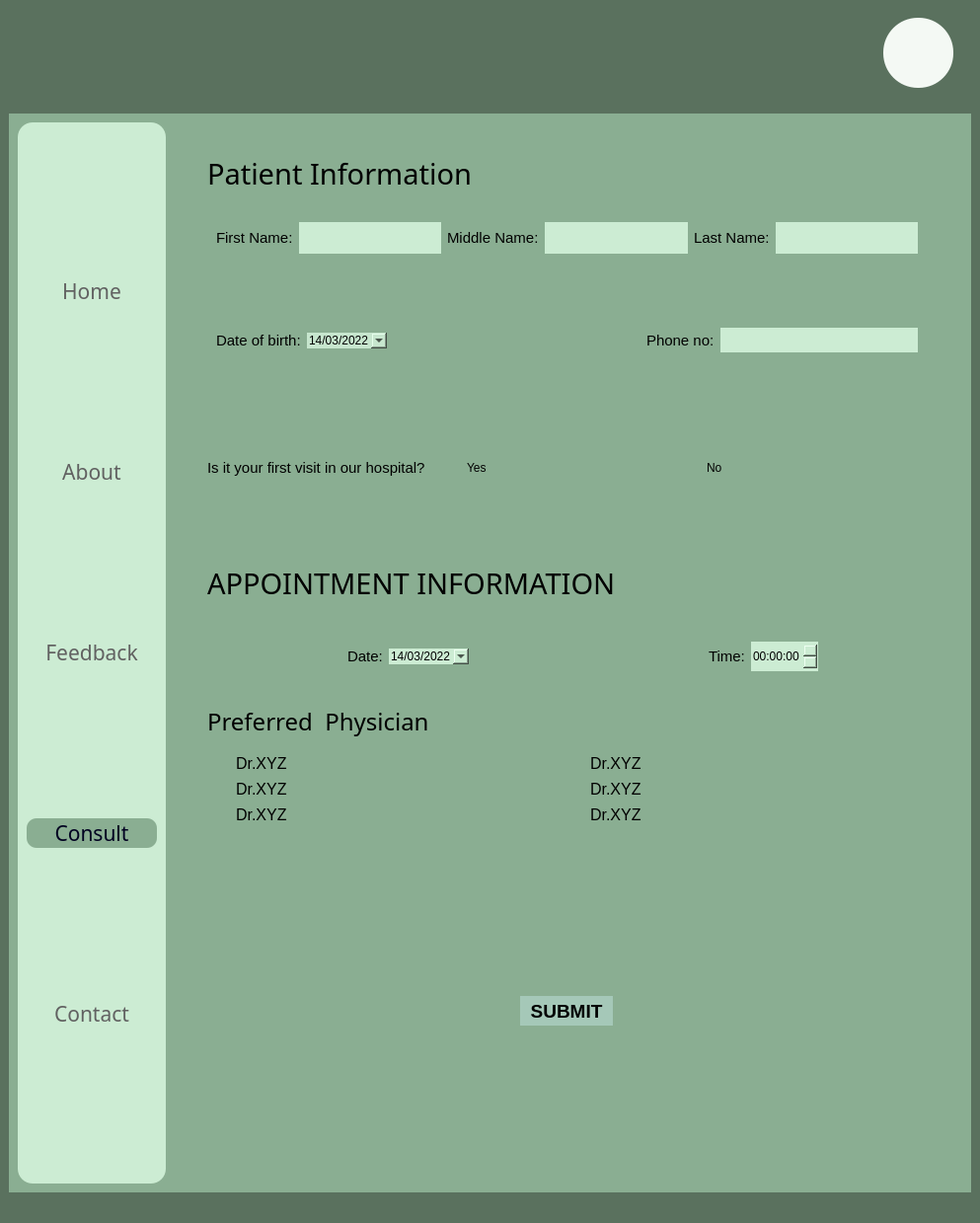
<?xml version="1.0" encoding="UTF-8"?>
<ui version="4.0">
 <class>MainWindow</class>
 <widget class="QMainWindow" name="MainWindow">
  <property name="geometry">
   <rect>
    <x>0</x>
    <y>0</y>
    <width>993</width>
    <height>1239</height>
   </rect>
  </property>
  <property name="windowTitle">
   <string>MainWindow</string>
  </property>
  <property name="styleSheet">
   <string notr="true">background-color:rgb(90, 113, 94);
border:None;</string>
  </property>
  <widget class="QWidget" name="centralwidget">
   <property name="styleSheet">
    <string notr="true">border:None;</string>
   </property>
   <layout class="QVBoxLayout" name="verticalLayout_2">
    <item>
     <widget class="QFrame" name="frame">
      <property name="minimumSize">
       <size>
        <width>0</width>
        <height>100</height>
       </size>
      </property>
      <property name="maximumSize">
       <size>
        <width>16777215</width>
        <height>100</height>
       </size>
      </property>
      <property name="styleSheet">
       <string notr="true">background:transparent;
border:None;</string>
      </property>
      <property name="frameShape">
       <enum>QFrame::StyledPanel</enum>
      </property>
      <property name="frameShadow">
       <enum>QFrame::Raised</enum>
      </property>
      <layout class="QHBoxLayout" name="horizontalLayout_2">
       <item>
        <widget class="QFrame" name="frame_5">
         <property name="frameShape">
          <enum>QFrame::StyledPanel</enum>
         </property>
         <property name="frameShadow">
          <enum>QFrame::Raised</enum>
         </property>
         <layout class="QHBoxLayout" name="horizontalLayout_3">
          <item>
           <widget class="QFrame" name="frame_7">
            <property name="frameShape">
             <enum>QFrame::StyledPanel</enum>
            </property>
            <property name="frameShadow">
             <enum>QFrame::Raised</enum>
            </property>
            <widget class="QPushButton" name="pushButton_14">
             <property name="geometry">
              <rect>
               <x>0</x>
               <y>0</y>
               <width>81</width>
               <height>61</height>
              </rect>
             </property>
             <property name="styleSheet">
              <string notr="true">image: url(Media/Wix Logo Maker - Google Chrome 26-08-2022 16_51_23.png);</string>
             </property>
             <property name="text">
              <string/>
             </property>
            </widget>
           </widget>
          </item>
          <item>
           <widget class="QFrame" name="frame_8">
            <property name="maximumSize">
             <size>
              <width>100</width>
              <height>16777215</height>
             </size>
            </property>
            <property name="frameShape">
             <enum>QFrame::StyledPanel</enum>
            </property>
            <property name="frameShadow">
             <enum>QFrame::Raised</enum>
            </property>
            <widget class="QPushButton" name="pushButton_2">
             <property name="geometry">
              <rect>
               <x>30</x>
               <y>10</y>
               <width>41</width>
               <height>41</height>
              </rect>
             </property>
             <property name="cursor">
              <cursorShape>PointingHandCursor</cursorShape>
             </property>
             <property name="styleSheet">
              <string notr="true">QPushButton{
image: url(Media/notification (2).png);
}

QPushButton:hover{
	image: url(Media/notification.png);
}

QPushButton:pressed{
	image: url(Media/notification (1).png);
}</string>
             </property>
             <property name="text">
              <string/>
             </property>
            </widget>
           </widget>
          </item>
         </layout>
        </widget>
       </item>
       <item>
        <widget class="QFrame" name="frame_6">
         <property name="maximumSize">
          <size>
           <width>100</width>
           <height>16777215</height>
          </size>
         </property>
         <property name="frameShape">
          <enum>QFrame::StyledPanel</enum>
         </property>
         <property name="frameShadow">
          <enum>QFrame::Raised</enum>
         </property>
         <widget class="QPushButton" name="pushButton">
          <property name="geometry">
           <rect>
            <x>20</x>
            <y>0</y>
            <width>71</width>
            <height>71</height>
           </rect>
          </property>
          <property name="cursor">
           <cursorShape>PointingHandCursor</cursorShape>
          </property>
          <property name="styleSheet">
           <string notr="true">color:rgb(97, 97, 97);
background-color: rgb(244, 249, 244);
border-radius:35px;</string>
          </property>
          <property name="text">
           <string/>
          </property>
         </widget>
        </widget>
       </item>
      </layout>
     </widget>
    </item>
    <item>
     <widget class="QFrame" name="frame_2">
      <property name="styleSheet">
       <string notr="true">/*background-color: qlineargradient(spread:pad, x1:0, y1:0, x2:1, y2:0, stop:0 rgba(0, 179, 255, 255), stop:1 rgba(255, 255, 255, 255));*/

background-color: rgb(138, 174, 146);</string>
      </property>
      <property name="frameShape">
       <enum>QFrame::StyledPanel</enum>
      </property>
      <property name="frameShadow">
       <enum>QFrame::Raised</enum>
      </property>
      <layout class="QHBoxLayout" name="horizontalLayout">
       <item>
        <widget class="QFrame" name="Left_nav_bar">
         <property name="minimumSize">
          <size>
           <width>150</width>
           <height>0</height>
          </size>
         </property>
         <property name="maximumSize">
          <size>
           <width>100</width>
           <height>16777215</height>
          </size>
         </property>
         <property name="styleSheet">
          <string notr="true">background-color:rgb(204, 236, 211);
border-radius:15px;</string>
         </property>
         <property name="frameShape">
          <enum>QFrame::StyledPanel</enum>
         </property>
         <property name="frameShadow">
          <enum>QFrame::Raised</enum>
         </property>
         <layout class="QVBoxLayout" name="verticalLayout">
          <item>
           <widget class="QPushButton" name="Home_Button">
            <property name="font">
             <font>
              <family>Javanese Text</family>
              <pointsize>16</pointsize>
              <weight>50</weight>
              <bold>false</bold>
             </font>
            </property>
            <property name="cursor">
             <cursorShape>PointingHandCursor</cursorShape>
            </property>
            <property name="styleSheet">
             <string notr="true">QPushButton{
color: rgb(97, 97, 97);
border-radius:10px;
}

QPushButton:hover{
background-color: rgb(220, 255, 228);
	/*color: rgb(255, 255, 255);*/
	font: 700 16pt &quot;Constantia&quot;;
}
QPushButton:pressed{
	color: rgb(0, 0, 32);
	border-radius:10px;
	background-color: rgb(138, 174, 146);
}


</string>
            </property>
            <property name="text">
             <string>Home</string>
            </property>
           </widget>
          </item>
          <item>
           <widget class="QPushButton" name="About_Button">
            <property name="font">
             <font>
              <family>Javanese Text</family>
              <pointsize>16</pointsize>
              <weight>50</weight>
              <bold>false</bold>
             </font>
            </property>
            <property name="cursor">
             <cursorShape>PointingHandCursor</cursorShape>
            </property>
            <property name="styleSheet">
             <string notr="true">QPushButton{
color: rgb(97, 97, 97);
border-radius:10px;
}

QPushButton:hover{
background-color: rgb(220, 255, 228);
	/*color: rgb(255, 255, 255);*/
	font: 700 16pt &quot;Constantia&quot;;
}

QPushButton:pressed{
	color: rgb(0, 0, 32);
	border-radius:10px;
	background-color: rgb(138, 174, 146);
}


</string>
            </property>
            <property name="text">
             <string>About</string>
            </property>
           </widget>
          </item>
          <item>
           <widget class="QPushButton" name="Feedback_Button">
            <property name="font">
             <font>
              <family>Javanese Text</family>
              <pointsize>16</pointsize>
              <weight>50</weight>
              <bold>false</bold>
             </font>
            </property>
            <property name="cursor">
             <cursorShape>PointingHandCursor</cursorShape>
            </property>
            <property name="styleSheet">
             <string notr="true">QPushButton{
color: rgb(97, 97, 97);
border-radius:10px;
}

QPushButton:hover{
background-color: rgb(220, 255, 228);
	/*color: rgb(255, 255, 255);*/
	font: 700 16pt &quot;Constantia&quot;;
}

QPushButton:pressed{
	color: rgb(0, 0, 32);
	border-radius:10px;
	background-color: rgb(138, 174, 146);
}


</string>
            </property>
            <property name="text">
             <string>Feedback</string>
            </property>
           </widget>
          </item>
          <item>
           <widget class="QPushButton" name="Consult_button">
            <property name="font">
             <font>
              <family>Javanese Text</family>
              <pointsize>16</pointsize>
              <weight>50</weight>
              <bold>false</bold>
             </font>
            </property>
            <property name="cursor">
             <cursorShape>PointingHandCursor</cursorShape>
            </property>
            <property name="styleSheet">
             <string notr="true">QPushButton{
	color: rgb(0, 0, 32);
	border-radius:10px;
	background-color: rgb(138, 174, 146);
}</string>
            </property>
            <property name="text">
             <string>Consult</string>
            </property>
           </widget>
          </item>
          <item>
           <widget class="QPushButton" name="Contact_Button">
            <property name="font">
             <font>
              <family>Javanese Text</family>
              <pointsize>16</pointsize>
              <weight>50</weight>
              <bold>false</bold>
             </font>
            </property>
            <property name="cursor">
             <cursorShape>PointingHandCursor</cursorShape>
            </property>
            <property name="styleSheet">
             <string notr="true">QPushButton{
color: rgb(97, 97, 97);
border-radius:10px;
}

QPushButton:hover{
background-color: rgb(220, 255, 228);
	/*color: rgb(255, 255, 255);*/
	font: 700 16pt &quot;Constantia&quot;;
}

QPushButton:pressed{
	color: rgb(0, 0, 32);
	border-radius:10px;
	background-color: rgb(138, 174, 146);
}


</string>
            </property>
            <property name="text">
             <string>Contact</string>
            </property>
           </widget>
          </item>
         </layout>
        </widget>
       </item>
       <item>
        <widget class="QFrame" name="frame_4">
         <property name="styleSheet">
          <string notr="true">background:transparent;</string>
         </property>
         <property name="frameShape">
          <enum>QFrame::StyledPanel</enum>
         </property>
         <property name="frameShadow">
          <enum>QFrame::Raised</enum>
         </property>
         <layout class="QVBoxLayout" name="verticalLayout_3">
          <item>
           <widget class="QScrollArea" name="scrollArea">
            <property name="widgetResizable">
             <bool>true</bool>
            </property>
            <widget class="QWidget" name="scrollAreaWidgetContents">
             <property name="geometry">
              <rect>
               <x>0</x>
               <y>0</y>
               <width>783</width>
               <height>1057</height>
              </rect>
             </property>
             <layout class="QVBoxLayout" name="verticalLayout_6">
              <item>
               <widget class="QFrame" name="Patient_info">
                <property name="minimumSize">
                 <size>
                  <width>0</width>
                  <height>300</height>
                 </size>
                </property>
                <property name="maximumSize">
                 <size>
                  <width>16777215</width>
                  <height>400</height>
                 </size>
                </property>
                <property name="styleSheet">
                 <string notr="true"/>
                </property>
                <property name="frameShape">
                 <enum>QFrame::StyledPanel</enum>
                </property>
                <property name="frameShadow">
                 <enum>QFrame::Raised</enum>
                </property>
                <layout class="QVBoxLayout" name="verticalLayout_4">
                 <item alignment="Qt::AlignLeft">
                  <widget class="QFrame" name="frame_16">
                   <property name="maximumSize">
                    <size>
                     <width>16777215</width>
                     <height>50</height>
                    </size>
                   </property>
                   <property name="frameShape">
                    <enum>QFrame::StyledPanel</enum>
                   </property>
                   <property name="frameShadow">
                    <enum>QFrame::Raised</enum>
                   </property>
                   <layout class="QHBoxLayout" name="horizontalLayout_4">
                    <item alignment="Qt::AlignHCenter">
                     <widget class="QLabel" name="label">
                      <property name="font">
                       <font>
                        <family>Bahnschrift Condensed</family>
                        <pointsize>22</pointsize>
                       </font>
                      </property>
                      <property name="text">
                       <string>Patient Information</string>
                      </property>
                     </widget>
                    </item>
                   </layout>
                  </widget>
                 </item>
                 <item>
                  <widget class="QFrame" name="frame_17">
                   <property name="minimumSize">
                    <size>
                     <width>0</width>
                     <height>250</height>
                    </size>
                   </property>
                   <property name="styleSheet">
                    <string notr="true"/>
                   </property>
                   <property name="frameShape">
                    <enum>QFrame::StyledPanel</enum>
                   </property>
                   <property name="frameShadow">
                    <enum>QFrame::Raised</enum>
                   </property>
                   <layout class="QVBoxLayout" name="verticalLayout_5">
                    <item>
                     <widget class="QFrame" name="frame_20">
                      <property name="maximumSize">
                       <size>
                        <width>16777215</width>
                        <height>50</height>
                       </size>
                      </property>
                      <property name="styleSheet">
                       <string notr="true"/>
                      </property>
                      <property name="frameShape">
                       <enum>QFrame::StyledPanel</enum>
                      </property>
                      <property name="frameShadow">
                       <enum>QFrame::Raised</enum>
                      </property>
                      <layout class="QHBoxLayout" name="horizontalLayout_5">
                       <item>
                        <widget class="QLabel" name="label_2">
                         <property name="minimumSize">
                          <size>
                           <width>0</width>
                           <height>30</height>
                          </size>
                         </property>
                         <property name="font">
                          <font>
                           <pointsize>11</pointsize>
                          </font>
                         </property>
                         <property name="text">
                          <string>First Name:</string>
                         </property>
                        </widget>
                       </item>
                       <item>
                        <widget class="QTextEdit" name="textEdit">
                         <property name="minimumSize">
                          <size>
                           <width>0</width>
                           <height>30</height>
                          </size>
                         </property>
                         <property name="styleSheet">
                          <string notr="true">QTextEdit{
background-color: rgb(204, 236, 211);
}

QTextEdit:focus{
	background-color: rgb(255, 255, 255);
}</string>
                         </property>
                        </widget>
                       </item>
                       <item>
                        <widget class="QLabel" name="label_3">
                         <property name="minimumSize">
                          <size>
                           <width>0</width>
                           <height>30</height>
                          </size>
                         </property>
                         <property name="font">
                          <font>
                           <pointsize>11</pointsize>
                          </font>
                         </property>
                         <property name="text">
                          <string>Middle Name:</string>
                         </property>
                        </widget>
                       </item>
                       <item>
                        <widget class="QTextEdit" name="textEdit_2">
                         <property name="minimumSize">
                          <size>
                           <width>0</width>
                           <height>30</height>
                          </size>
                         </property>
                         <property name="styleSheet">
                          <string notr="true">QTextEdit{
background-color: rgb(204, 236, 211);
}

QTextEdit:focus{
	background-color: rgb(255, 255, 255);
}</string>
                         </property>
                        </widget>
                       </item>
                       <item>
                        <widget class="QLabel" name="label_5">
                         <property name="minimumSize">
                          <size>
                           <width>0</width>
                           <height>30</height>
                          </size>
                         </property>
                         <property name="font">
                          <font>
                           <pointsize>11</pointsize>
                          </font>
                         </property>
                         <property name="text">
                          <string>Last Name:</string>
                         </property>
                        </widget>
                       </item>
                       <item>
                        <widget class="QTextEdit" name="textEdit_3">
                         <property name="minimumSize">
                          <size>
                           <width>0</width>
                           <height>30</height>
                          </size>
                         </property>
                         <property name="styleSheet">
                          <string notr="true">QTextEdit{
background-color: rgb(204, 236, 211);
}

QTextEdit:focus{
	background-color: rgb(255, 255, 255);
}</string>
                         </property>
                        </widget>
                       </item>
                      </layout>
                     </widget>
                    </item>
                    <item>
                     <widget class="QFrame" name="frame_13">
                      <property name="frameShape">
                       <enum>QFrame::StyledPanel</enum>
                      </property>
                      <property name="frameShadow">
                       <enum>QFrame::Raised</enum>
                      </property>
                      <layout class="QHBoxLayout" name="horizontalLayout_7">
                       <item>
                        <widget class="QLabel" name="label_6">
                         <property name="minimumSize">
                          <size>
                           <width>0</width>
                           <height>30</height>
                          </size>
                         </property>
                         <property name="font">
                          <font>
                           <pointsize>11</pointsize>
                          </font>
                         </property>
                         <property name="text">
                          <string>Date of birth:</string>
                         </property>
                        </widget>
                       </item>
                       <item>
                        <widget class="QDateEdit" name="dateEdit_2">
                         <property name="cursor">
                          <cursorShape>PointingHandCursor</cursorShape>
                         </property>
                         <property name="styleSheet">
                          <string notr="true">background-color: rgb(199, 230, 206);</string>
                         </property>
                         <property name="dateTime">
                          <datetime>
                           <hour>0</hour>
                           <minute>0</minute>
                           <second>0</second>
                           <year>2022</year>
                           <month>3</month>
                           <day>14</day>
                          </datetime>
                         </property>
                         <property name="displayFormat">
                          <string>dd/MM/yyyy</string>
                         </property>
                         <property name="calendarPopup">
                          <bool>true</bool>
                         </property>
                         <property name="timeSpec">
                          <enum>Qt::LocalTime</enum>
                         </property>
                        </widget>
                       </item>
                       <item>
                        <spacer name="horizontalSpacer">
                         <property name="orientation">
                          <enum>Qt::Horizontal</enum>
                         </property>
                         <property name="sizeHint" stdset="0">
                          <size>
                           <width>210</width>
                           <height>20</height>
                          </size>
                         </property>
                        </spacer>
                       </item>
                       <item>
                        <widget class="QLabel" name="label_7">
                         <property name="minimumSize">
                          <size>
                           <width>0</width>
                           <height>30</height>
                          </size>
                         </property>
                         <property name="font">
                          <font>
                           <pointsize>11</pointsize>
                          </font>
                         </property>
                         <property name="text">
                          <string>Phone no:</string>
                         </property>
                        </widget>
                       </item>
                       <item>
                        <widget class="QTextEdit" name="textEdit_4">
                         <property name="minimumSize">
                          <size>
                           <width>0</width>
                           <height>0</height>
                          </size>
                         </property>
                         <property name="maximumSize">
                          <size>
                           <width>200</width>
                           <height>25</height>
                          </size>
                         </property>
                         <property name="styleSheet">
                          <string notr="true">QTextEdit{
background-color: rgb(204, 236, 211);
}

QTextEdit:focus{
	background-color: rgb(255, 255, 255);
}</string>
                         </property>
                        </widget>
                       </item>
                      </layout>
                     </widget>
                    </item>
                    <item>
                     <widget class="QFrame" name="frame_15">
                      <property name="minimumSize">
                       <size>
                        <width>0</width>
                        <height>100</height>
                       </size>
                      </property>
                      <property name="frameShape">
                       <enum>QFrame::StyledPanel</enum>
                      </property>
                      <property name="frameShadow">
                       <enum>QFrame::Raised</enum>
                      </property>
                      <layout class="QHBoxLayout" name="horizontalLayout_8">
                       <property name="spacing">
                        <number>0</number>
                       </property>
                       <property name="leftMargin">
                        <number>0</number>
                       </property>
                       <property name="topMargin">
                        <number>0</number>
                       </property>
                       <property name="rightMargin">
                        <number>0</number>
                       </property>
                       <property name="bottomMargin">
                        <number>0</number>
                       </property>
                       <item>
                        <widget class="QLabel" name="label_8">
                         <property name="minimumSize">
                          <size>
                           <width>0</width>
                           <height>30</height>
                          </size>
                         </property>
                         <property name="font">
                          <font>
                           <pointsize>11</pointsize>
                          </font>
                         </property>
                         <property name="text">
                          <string>Is it your first visit in our hospital?</string>
                         </property>
                        </widget>
                       </item>
                       <item alignment="Qt::AlignLeft">
                        <widget class="QCheckBox" name="checkBox_6">
                         <property name="text">
                          <string>Yes</string>
                         </property>
                        </widget>
                       </item>
                       <item alignment="Qt::AlignLeft">
                        <widget class="QCheckBox" name="checkBox_8">
                         <property name="text">
                          <string>No</string>
                         </property>
                        </widget>
                       </item>
                      </layout>
                     </widget>
                    </item>
                   </layout>
                  </widget>
                 </item>
                </layout>
               </widget>
              </item>
              <item>
               <widget class="QFrame" name="frame_9">
                <property name="minimumSize">
                 <size>
                  <width>0</width>
                  <height>0</height>
                 </size>
                </property>
                <property name="frameShape">
                 <enum>QFrame::StyledPanel</enum>
                </property>
                <property name="frameShadow">
                 <enum>QFrame::Raised</enum>
                </property>
                <layout class="QVBoxLayout" name="verticalLayout_7">
                 <item>
                  <widget class="QFrame" name="frame_10">
                   <property name="maximumSize">
                    <size>
                     <width>16777215</width>
                     <height>70</height>
                    </size>
                   </property>
                   <property name="frameShape">
                    <enum>QFrame::StyledPanel</enum>
                   </property>
                   <property name="frameShadow">
                    <enum>QFrame::Raised</enum>
                   </property>
                   <layout class="QVBoxLayout" name="verticalLayout_8">
                    <item>
                     <widget class="QLabel" name="label_4">
                      <property name="font">
                       <font>
                        <family>Bahnschrift Condensed</family>
                        <pointsize>22</pointsize>
                       </font>
                      </property>
                      <property name="text">
                       <string>APPOINTMENT INFORMATION</string>
                      </property>
                     </widget>
                    </item>
                   </layout>
                  </widget>
                 </item>
                 <item>
                  <widget class="QFrame" name="frame_11">
                   <property name="frameShape">
                    <enum>QFrame::StyledPanel</enum>
                   </property>
                   <property name="frameShadow">
                    <enum>QFrame::Raised</enum>
                   </property>
                   <layout class="QHBoxLayout" name="horizontalLayout_6">
                    <item alignment="Qt::AlignRight">
                     <widget class="QLabel" name="label_9">
                      <property name="minimumSize">
                       <size>
                        <width>0</width>
                        <height>30</height>
                       </size>
                      </property>
                      <property name="font">
                       <font>
                        <pointsize>11</pointsize>
                       </font>
                      </property>
                      <property name="text">
                       <string>Date:</string>
                      </property>
                     </widget>
                    </item>
                    <item alignment="Qt::AlignLeft">
                     <widget class="QDateEdit" name="dateEdit">
                      <property name="cursor">
                       <cursorShape>PointingHandCursor</cursorShape>
                      </property>
                      <property name="styleSheet">
                       <string notr="true">background-color: rgb(204, 236, 211);</string>
                      </property>
                      <property name="dateTime">
                       <datetime>
                        <hour>0</hour>
                        <minute>0</minute>
                        <second>0</second>
                        <year>2022</year>
                        <month>3</month>
                        <day>14</day>
                       </datetime>
                      </property>
                      <property name="displayFormat">
                       <string>dd/MM/yyyy</string>
                      </property>
                      <property name="calendarPopup">
                       <bool>true</bool>
                      </property>
                      <property name="timeSpec">
                       <enum>Qt::LocalTime</enum>
                      </property>
                     </widget>
                    </item>
                    <item alignment="Qt::AlignRight">
                     <widget class="QLabel" name="label_10">
                      <property name="minimumSize">
                       <size>
                        <width>0</width>
                        <height>30</height>
                       </size>
                      </property>
                      <property name="font">
                       <font>
                        <pointsize>11</pointsize>
                       </font>
                      </property>
                      <property name="text">
                       <string>Time:</string>
                      </property>
                     </widget>
                    </item>
                    <item alignment="Qt::AlignLeft">
                     <widget class="QTimeEdit" name="timeEdit">
                      <property name="minimumSize">
                       <size>
                        <width>0</width>
                        <height>30</height>
                       </size>
                      </property>
                      <property name="cursor">
                       <cursorShape>PointingHandCursor</cursorShape>
                      </property>
                      <property name="styleSheet">
                       <string notr="true">background-color: rgb(204, 236, 211);</string>
                      </property>
                      <property name="calendarPopup">
                       <bool>false</bool>
                      </property>
                     </widget>
                    </item>
                   </layout>
                  </widget>
                 </item>
                 <item>
                  <widget class="QFrame" name="frame_12">
                   <property name="frameShape">
                    <enum>QFrame::StyledPanel</enum>
                   </property>
                   <property name="frameShadow">
                    <enum>QFrame::Raised</enum>
                   </property>
                   <layout class="QVBoxLayout" name="verticalLayout_9">
                    <item>
                     <widget class="QLabel" name="label_12">
                      <property name="font">
                       <font>
                        <family>Bahnschrift Condensed</family>
                        <pointsize>18</pointsize>
                       </font>
                      </property>
                      <property name="text">
                       <string>Preferred  Physician</string>
                      </property>
                     </widget>
                    </item>
                    <item>
                     <widget class="QFrame" name="frame_14">
                      <property name="frameShape">
                       <enum>QFrame::StyledPanel</enum>
                      </property>
                      <property name="frameShadow">
                       <enum>QFrame::Raised</enum>
                      </property>
                      <layout class="QGridLayout" name="gridLayout">
                       <item row="2" column="1">
                        <widget class="QCheckBox" name="checkBox_7">
                         <property name="font">
                          <font>
                           <pointsize>12</pointsize>
                          </font>
                         </property>
                         <property name="text">
                          <string>Dr.XYZ</string>
                         </property>
                        </widget>
                       </item>
                       <item row="2" column="0">
                        <widget class="QCheckBox" name="checkBox_5">
                         <property name="font">
                          <font>
                           <pointsize>12</pointsize>
                          </font>
                         </property>
                         <property name="text">
                          <string>Dr.XYZ</string>
                         </property>
                        </widget>
                       </item>
                       <item row="0" column="1">
                        <widget class="QCheckBox" name="checkBox_3">
                         <property name="font">
                          <font>
                           <pointsize>12</pointsize>
                          </font>
                         </property>
                         <property name="text">
                          <string>Dr.XYZ</string>
                         </property>
                        </widget>
                       </item>
                       <item row="1" column="0">
                        <widget class="QCheckBox" name="checkBox_4">
                         <property name="font">
                          <font>
                           <pointsize>12</pointsize>
                          </font>
                         </property>
                         <property name="text">
                          <string>Dr.XYZ</string>
                         </property>
                        </widget>
                       </item>
                       <item row="0" column="0">
                        <widget class="QCheckBox" name="checkBox">
                         <property name="font">
                          <font>
                           <pointsize>12</pointsize>
                           <weight>50</weight>
                           <bold>false</bold>
                          </font>
                         </property>
                         <property name="text">
                          <string>Dr.XYZ</string>
                         </property>
                        </widget>
                       </item>
                       <item row="1" column="1">
                        <widget class="QCheckBox" name="checkBox_2">
                         <property name="font">
                          <font>
                           <pointsize>12</pointsize>
                          </font>
                         </property>
                         <property name="text">
                          <string>Dr.XYZ</string>
                         </property>
                        </widget>
                       </item>
                      </layout>
                     </widget>
                    </item>
                   </layout>
                  </widget>
                 </item>
                </layout>
               </widget>
              </item>
              <item alignment="Qt::AlignHCenter">
               <widget class="QFrame" name="frame_3">
                <property name="frameShape">
                 <enum>QFrame::StyledPanel</enum>
                </property>
                <property name="frameShadow">
                 <enum>QFrame::Raised</enum>
                </property>
                <layout class="QVBoxLayout" name="verticalLayout_10">
                 <item>
                  <widget class="QPushButton" name="pushButton_3">
                   <property name="minimumSize">
                    <size>
                     <width>0</width>
                     <height>30</height>
                    </size>
                   </property>
                   <property name="font">
                    <font>
                     <pointsize>14</pointsize>
                     <weight>75</weight>
                     <bold>true</bold>
                    </font>
                   </property>
                   <property name="styleSheet">
                    <string notr="true">QPushButton{
	background-color: rgb(165, 200, 184);
}
QPushButton:hover{
	background-color: rgb(190, 200, 196);
}
QPushButton:pressed{
	background-color: rgb(198, 200, 199);
}
</string>
                   </property>
                   <property name="text">
                    <string>  SUBMIT  </string>
                   </property>
                  </widget>
                 </item>
                </layout>
               </widget>
              </item>
             </layout>
            </widget>
           </widget>
          </item>
         </layout>
        </widget>
       </item>
      </layout>
     </widget>
    </item>
   </layout>
  </widget>
  <widget class="QStatusBar" name="statusbar"/>
 </widget>
 <resources>
  <include location="Media/home_page.qrc"/>
 </resources>
 <connections/>
</ui>
